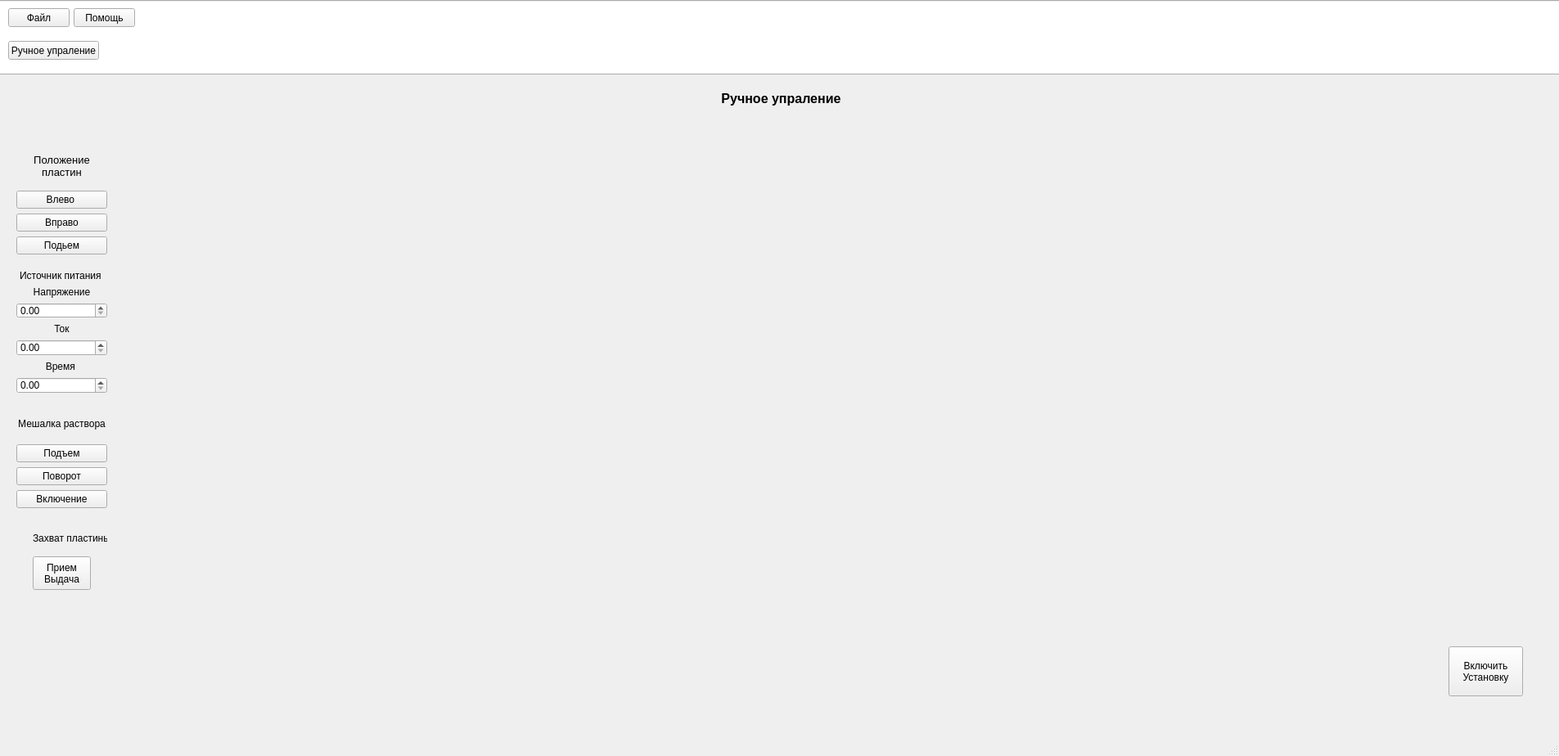
<?xml version="1.0" encoding="UTF-8"?>
<ui version="4.0">
 <class>mainWindow</class>
 <widget class="QMainWindow" name="mainWindow">
  <property name="geometry">
   <rect>
    <x>0</x>
    <y>0</y>
    <width>1905</width>
    <height>924</height>
   </rect>
  </property>
  <property name="windowTitle">
   <string>MainWindow</string>
  </property>
  <widget class="QWidget" name="centralwidget">
   <widget class="QPushButton" name="pushButton_handPlate_takeGive">
    <property name="geometry">
     <rect>
      <x>40</x>
      <y>680</y>
      <width>71</width>
      <height>41</height>
     </rect>
    </property>
    <property name="text">
     <string>Прием 
Выдача</string>
    </property>
   </widget>
   <widget class="QLineEdit" name="lineEdit_7">
    <property name="geometry">
     <rect>
      <x>-10</x>
      <y>0</y>
      <width>2301</width>
      <height>91</height>
     </rect>
    </property>
   </widget>
   <widget class="QPushButton" name="pushButton_2">
    <property name="geometry">
     <rect>
      <x>10</x>
      <y>10</y>
      <width>75</width>
      <height>23</height>
     </rect>
    </property>
    <property name="text">
     <string>Файл</string>
    </property>
   </widget>
   <widget class="QPushButton" name="pushButton_3">
    <property name="geometry">
     <rect>
      <x>90</x>
      <y>10</y>
      <width>75</width>
      <height>23</height>
     </rect>
    </property>
    <property name="text">
     <string>Помощь</string>
    </property>
   </widget>
   <widget class="QPushButton" name="pushButton_4">
    <property name="geometry">
     <rect>
      <x>10</x>
      <y>50</y>
      <width>111</width>
      <height>23</height>
     </rect>
    </property>
    <property name="text">
     <string>Ручное упраление</string>
    </property>
   </widget>
   <widget class="QWidget" name="verticalLayoutWidget">
    <property name="geometry">
     <rect>
      <x>20</x>
      <y>180</y>
      <width>111</width>
      <height>131</height>
     </rect>
    </property>
    <layout class="QVBoxLayout" name="verticalLayout">
     <item>
      <widget class="QLabel" name="label_2">
       <property name="text">
        <string>&lt;html&gt;&lt;head/&gt;&lt;body&gt;&lt;p align=&quot;center&quot;&gt;&lt;span style=&quot; font-size:10pt;&quot;&gt;Положение &lt;br/&gt;пластин&lt;/span&gt;&lt;/p&gt;&lt;/body&gt;&lt;/html&gt;</string>
       </property>
      </widget>
     </item>
     <item>
      <widget class="QPushButton" name="pushButton_plates_servo_left">
       <property name="text">
        <string>Влево </string>
       </property>
      </widget>
     </item>
     <item>
      <widget class="QPushButton" name="pushButton_plates_servo_right">
       <property name="text">
        <string>Вправо</string>
       </property>
      </widget>
     </item>
     <item>
      <widget class="QPushButton" name="pushButton_plates_up">
       <property name="text">
        <string>Подьем</string>
       </property>
      </widget>
     </item>
    </layout>
   </widget>
   <widget class="QWidget" name="verticalLayoutWidget_5">
    <property name="geometry">
     <rect>
      <x>20</x>
      <y>330</y>
      <width>111</width>
      <height>151</height>
     </rect>
    </property>
    <layout class="QVBoxLayout" name="verticalLayout_5">
     <item>
      <widget class="QLabel" name="label_8">
       <property name="text">
        <string>&lt;html&gt;&lt;head/&gt;&lt;body&gt;&lt;p align=&quot;center&quot;&gt;Источник питания &lt;/p&gt;&lt;/body&gt;&lt;/html&gt;</string>
       </property>
      </widget>
     </item>
     <item>
      <widget class="QLabel" name="label_4">
       <property name="text">
        <string>&lt;html&gt;&lt;head/&gt;&lt;body&gt;&lt;p align=&quot;center&quot;&gt;Напряжение&lt;/p&gt;&lt;/body&gt;&lt;/html&gt;</string>
       </property>
      </widget>
     </item>
     <item>
      <widget class="QDoubleSpinBox" name="doubleSpinBox_Volt"/>
     </item>
     <item>
      <widget class="QLabel" name="label_5">
       <property name="text">
        <string>&lt;html&gt;&lt;head/&gt;&lt;body&gt;&lt;p align=&quot;center&quot;&gt;Ток&lt;/p&gt;&lt;/body&gt;&lt;/html&gt;</string>
       </property>
      </widget>
     </item>
     <item>
      <widget class="QDoubleSpinBox" name="doubleSpinBox_Current"/>
     </item>
     <item>
      <widget class="QLabel" name="label_11">
       <property name="text">
        <string>&lt;html&gt;&lt;head/&gt;&lt;body&gt;&lt;p align=&quot;center&quot;&gt;Время &lt;/p&gt;&lt;/body&gt;&lt;/html&gt;</string>
       </property>
      </widget>
     </item>
     <item>
      <widget class="QDoubleSpinBox" name="doubleSpinBox_TimeWorkPower"/>
     </item>
    </layout>
   </widget>
   <widget class="QWidget" name="verticalLayoutWidget_2">
    <property name="geometry">
     <rect>
      <x>20</x>
      <y>500</y>
      <width>111</width>
      <height>121</height>
     </rect>
    </property>
    <layout class="QVBoxLayout" name="verticalLayout_2">
     <item>
      <widget class="QLabel" name="label_3">
       <property name="text">
        <string>&lt;html&gt;&lt;head/&gt;&lt;body&gt;&lt;p align=&quot;center&quot;&gt;Мешалка раствора&lt;/p&gt;&lt;/body&gt;&lt;/html&gt;</string>
       </property>
      </widget>
     </item>
     <item>
      <widget class="QPushButton" name="pushButton_mixer_up">
       <property name="text">
        <string>Подъем</string>
       </property>
      </widget>
     </item>
     <item>
      <widget class="QPushButton" name="pushButton_mixer_turn">
       <property name="text">
        <string>Поворот</string>
       </property>
      </widget>
     </item>
     <item>
      <widget class="QPushButton" name="pushButton_mixer_on">
       <property name="text">
        <string>Включение</string>
       </property>
      </widget>
     </item>
    </layout>
   </widget>
   <widget class="QLabel" name="label_6">
    <property name="geometry">
     <rect>
      <x>40</x>
      <y>650</y>
      <width>91</width>
      <height>16</height>
     </rect>
    </property>
    <property name="text">
     <string>Захват пластины</string>
    </property>
   </widget>
   <widget class="QWidget" name="horizontalLayoutWidget">
    <property name="geometry">
     <rect>
      <x>-1</x>
      <y>90</y>
      <width>1911</width>
      <height>61</height>
     </rect>
    </property>
    <layout class="QHBoxLayout" name="horizontalLayout">
     <item>
      <widget class="QLabel" name="label_10">
       <property name="text">
        <string>&lt;html&gt;&lt;head/&gt;&lt;body&gt;&lt;p align=&quot;center&quot;&gt;&lt;span style=&quot; font-size:12pt; font-weight:600;&quot;&gt;Ручное упраление&lt;/span&gt;&lt;/p&gt;&lt;/body&gt;&lt;/html&gt;</string>
       </property>
      </widget>
     </item>
    </layout>
   </widget>
   <widget class="QPushButton" name="pushButton_PowerSystem">
    <property name="geometry">
     <rect>
      <x>1770</x>
      <y>790</y>
      <width>91</width>
      <height>61</height>
     </rect>
    </property>
    <property name="text">
     <string>Включить
Установку</string>
    </property>
   </widget>
  </widget>
  <widget class="QStatusBar" name="statusbar"/>
 </widget>
 <resources/>
 <connections/>
</ui>
